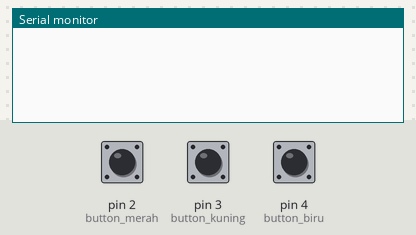
This sketch was run on a simulated Arduino Uno, built with avr-gcc and run on an emulated ATmega328P. On the bench: the last lines printed to the serial monitor. The test bench sets the inputs (shaded band); at power-on: pin 2 (button_merah) LOW, pin 3 (button_kuning) LOW, pin 4 (button_biru) LOW.

Above: at 1.2 s.
1.3 s: pin 2 (button_merah) pulled HIGH for 0.15 s
At 1.7 s:
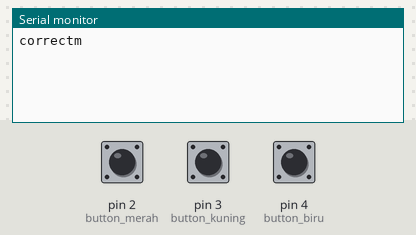
2.9 s: pin 3 (button_kuning) pulled HIGH for 0.15 s
At 4.1 s:
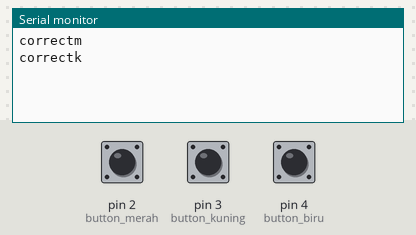
4.5 s: pin 4 (button_biru) pulled HIGH for 0.15 s
At 5.3 s:
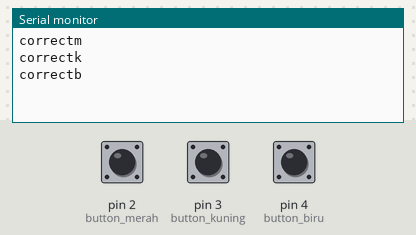

Measured:
- after the input at 1.3 s, the serial monitor: prints a new line at once (image 1)
- after the input at 2.9 s, the serial monitor: prints a new line at once (image 2)
- after the input at 4.5 s, the serial monitor: prints a new line at once (image 3)

The sketch:

game1.ino
```cpp
//declare button input

int button_merah = 2;
int button_kuning = 3;
int button_biru = 4;

//declare condition button
int conditdion_button_merah=0;
int conditdion_button_kuning=0;
int conditdion_button_biru=0;

void setup() {
  // put your setup code here, to run once:

pinMode(button_merah, INPUT);
pinMode(button_kuning, INPUT);
pinMode(button_biru, INPUT);

Serial.begin(9600);
}


void loop() {

conditdion_button_merah = digitalRead(button_merah);
conditdion_button_kuning = digitalRead(button_kuning);
conditdion_button_biru = digitalRead(button_biru);

if(conditdion_button_merah == HIGH){
  Serial.println("correctm");

  conditdion_button_merah = LOW;
  delay(1000);
  }

else if(conditdion_button_kuning == HIGH){
  Serial.println("correctk");

  conditdion_button_kuning = LOW;
  delay(1000);
  }

else if(conditdion_button_biru == HIGH){
  Serial.println("correctb");

  conditdion_button_biru = LOW;
  delay(1000);
  }
 else{
  conditdion_button_merah = LOW;
  conditdion_button_kuning = LOW;
  conditdion_button_biru = LOW;
   }
 }
```
